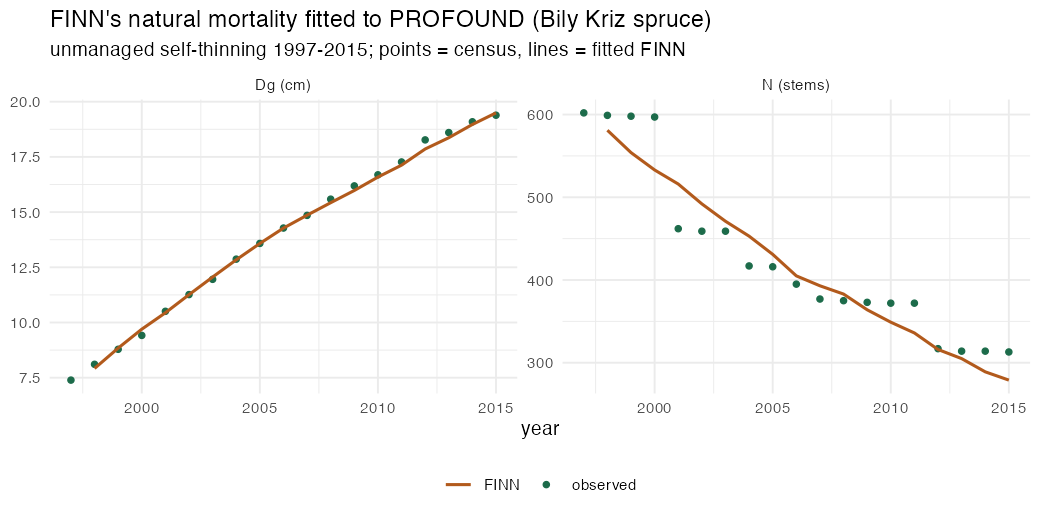

Here is the R script that generated this plot:
# =============================================================================
# Fit FINN's NATURAL mortality to PROFOUND (Bily Kriz): an unmanaged Norway-spruce
# monitoring stand, 1997-2015, stems 602 -> 313 by self-thinning. This is the
# natural-death signal the yield tables cannot give (they fold death into harvest).
# We fit growth + mortality (regeneration off) and check FINN reproduces N(year)
# and Dg(year).
# =============================================================================
suppressMessages(devtools::load_all(".", quiet = TRUE))
suppressMessages({library(data.table); library(ggplot2)})

b  <- readRDS(path.expand("~/working-directory/archive/FINN-PROFOUND/raw-data/bily_kriz.rds"))
tr <- as.data.table(b$trees)[!is.na(dbh1_cm)]
agg <- tr[, .(N = .N, Dg = sqrt(mean(dbh1_cm^2)), G = sum(pi * (dbh1_cm/200)^2)), by = year][order(year)]
agg[, yr := year - min(year)]                                   # 0..18

# init cohorts = the 1997 diameter distribution (2 cm bins), duplicated to 2 sites
# (FINN squeezes a single site; two identical replicates sidestep it).
tr97 <- tr[year == min(year)][, dbh := round(dbh1_cm / 2) * 2]
ci <- tr97[, .(trees = .N), by = dbh][order(dbh)][, `:=`(species = 1L)]
init_trees <- rbindlist(lapply(1:2, function(s) copy(ci)[, `:=`(siteID = s, patchID = 1L)]))
init_trees[, cohortID := seq_len(.N), by = .(siteID, patchID)]
init_cohort <- makeInitCohorts(init_trees, Nspecies = 1L)

obs_dt <- rbindlist(lapply(1:2, function(s)
  data.table(siteID = s, year = agg$yr[-1], species = 1L,
             dbh = agg$Dg[-1], ba = agg$G[-1], trees = agg$N[-1],
             growth = NA_real_, mort = NA_real_, reg = NA_real_)))
Tmax <- max(obs_dt$year)
env_dt <- CJ(siteID = 1:2, year = 1:Tmax)[, const := 0]

FINN.seed(1)
m <- finn(N_species = 1L,
  competition_process  = createProcess(~0, FINN::competition, optimizeSpecies = TRUE),
  growth_process       = createProcess(~1, FINN::growth,      optimizeSpecies = TRUE, optimizeEnv = TRUE),
  mortality_process    = createProcess(~1, FINN::mortality,   optimizeSpecies = TRUE, optimizeEnv = TRUE),
  regeneration_process = createProcess(~1, FINN::regeneration, initEnv = list(matrix(-12, 1, 1)),
                                       optimizeSpecies = TRUE, optimizeEnv = TRUE))
fit(m, data = obs_dt, env = env_dt, init_cohort = init_cohort,
    patches = 1, patch_size = 1.0, device = "cpu", epochs = 500L, lr = 0.02, batchsize = 2L,
    weights = c(dbh = 3, ba = 1, trees = 5, growth = 0, mortality = 0, regeneration = 0),
    env_autoscale = TRUE, plot_progress = FALSE)

sim <- predict(m, init_cohort = init_cohort, env = env_dt, patches = 1, patch_size = 1.0, device = "cpu")
s <- as.data.table(sim$long$site)[siteID == 1]
simN  <- s[variable == "trees", .(yr = year, N_sim = value)]
simDg <- s[variable == "dbh",   .(yr = year, Dg_sim = value)]
cmp <- merge(agg[yr > 0, .(yr, N_obs = N, Dg_obs = Dg)], simN, by = "yr")
cmp <- merge(cmp, simDg, by = "yr")[, age := yr + min(agg$year)]
r2 <- function(o, p) 1 - sum((o - p)^2) / sum((o - mean(o))^2)
cat(sprintf("\n=== PROFOUND Bily Kriz natural-mortality fit ===\n  N(stems) R2 = %.3f\n  Dg      R2 = %.3f\n",
            r2(cmp$N_obs, cmp$N_sim), r2(cmp$Dg_obs, cmp$Dg_sim)))
print(cmp[, .(year = age, N_obs, N_sim = round(N_sim), Dg_obs = round(Dg_obs,1), Dg_sim = round(Dg_sim,1))])

pl <- rbind(
  data.table(year = agg$year, val = agg$N, kind = "observed", var = "N (stems)"),
  data.table(year = cmp$age,  val = cmp$N_sim, kind = "FINN", var = "N (stems)"),
  data.table(year = agg$year, val = agg$Dg, kind = "observed", var = "Dg (cm)"),
  data.table(year = cmp$age,  val = cmp$Dg_sim, kind = "FINN", var = "Dg (cm)"))
p <- ggplot(pl, aes(year, val, colour = kind)) +
  geom_point(data = pl[kind == "observed"], size = 1.3) +
  geom_line(data = pl[kind == "FINN"], linewidth = .8) +
  facet_wrap(~var, scales = "free_y") +
  scale_colour_manual(values = c(observed = "#1c6b4a", FINN = "#b25a1c"), name = NULL) +
  labs(title = "FINN's natural mortality fitted to PROFOUND (Bily Kriz spruce)",
       subtitle = "unmanaged self-thinning 1997-2015; points = census, lines = fitted FINN",
       x = "year", y = NULL) +
  theme_minimal(base_size = 11) + theme(legend.position = "bottom")
ggsave("dev/pilots/fit_profound_mortality.png", p, width = 8, height = 4, dpi = 130)
cat("wrote dev/pilots/fit_profound_mortality.png\n")
